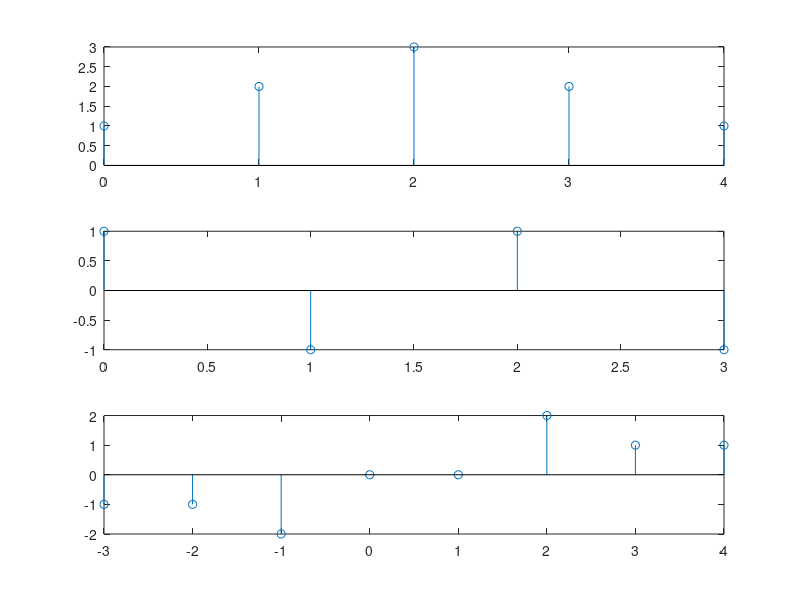

Source code (MATLAB):
%  Bai 2.18 tinh tuong quan cheo cua 2 tin hieu
x=[1 2 3 2 1];
y=[1 -1 1 -1];
N1=length(y)-1;
N2=length(x)-1;
rxy=conv(x,fliplr(y));
k=(-N1):N2;
n1=0:N1;n2=0:N2;
subplot(311);
stem(n2,x);
subplot(312);
stem(n1,y);
subplot(313);
stem(k,rxy);
